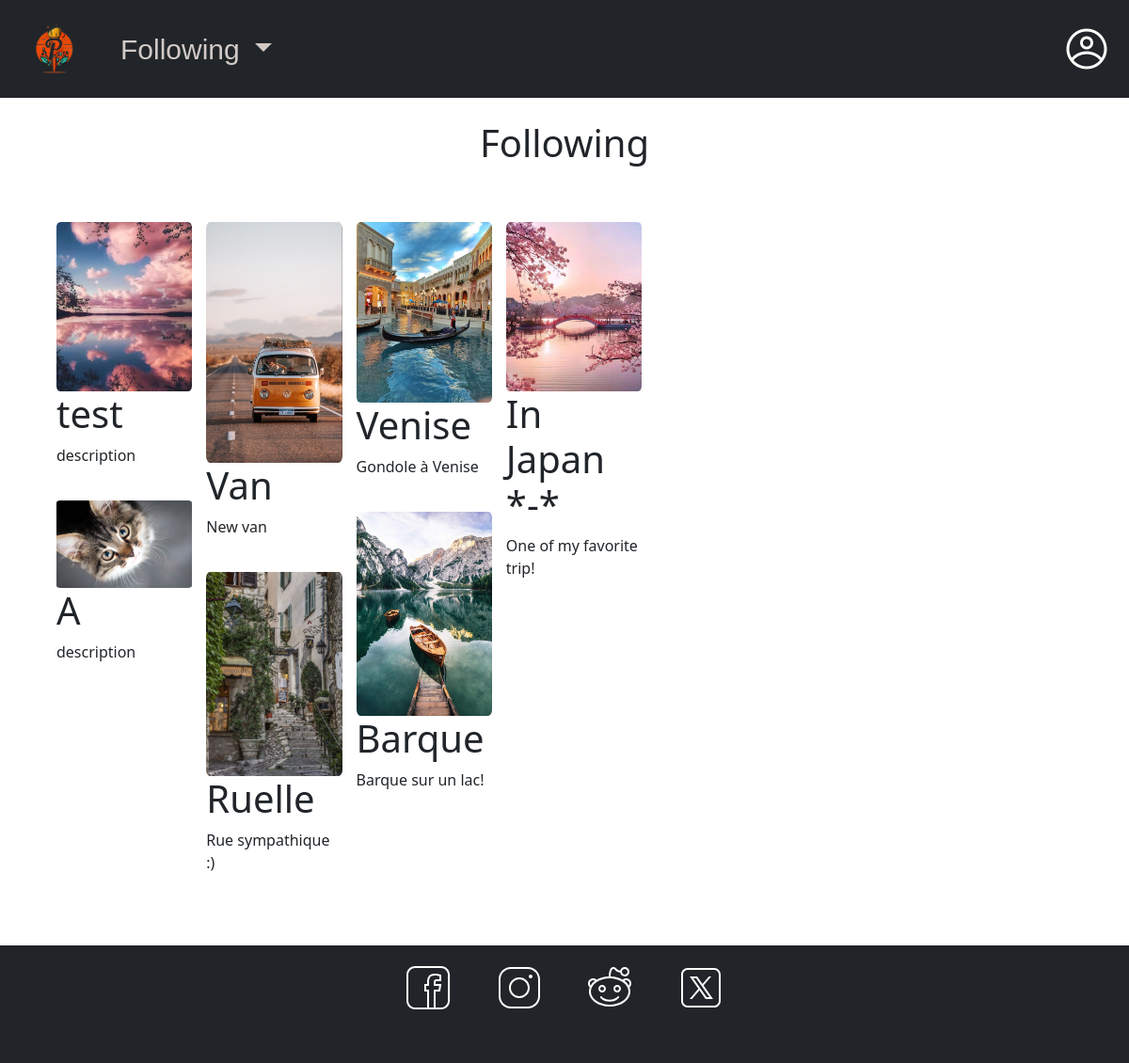
Screenshot of /following/ (signed in) with the database file from the repository.
### base_app/models.py (models this page shows)
class PostsDB(models.Model):
    id_post = models.AutoField(primary_key=True)
    id_username = models.ForeignKey(UsersDB, on_delete=models.CASCADE)
    title = models.CharField(max_length=255)
    description = models.CharField(max_length=255)
    pathImg = models.CharField(max_length=255)
    date = models.DateTimeField(default=timezone.now)
    like = models.IntegerField(default=0)

### base_app/views.py (the view)
# urls.py: path("following/", views.following, name="following")
def following(request):
    username_logged = None
    username_navbar = None
    islogged = request.session.has_key('islogged')
    if islogged:
        username_logged = request.session['username']
        username_navbar = request.session['username']
        user = UsersDB.objects.get(username=username_logged)
        following_ids = FollowsDB.objects.filter(id_follower=user).values_list('id_following', flat=True)
        posts_following = PostsDB.objects.filter(id_username__in=following_ids)
        return render(request, "following.html", {'posts_following': posts_following, "username_navbar": username_navbar, "islogged": islogged})
    return render(request, "following.html", {"islogged": islogged})

### base_app/templates/following.html (shortened to what this page needs)
{% extends "base.html" %}
{% block btnnavbar %} Following {% endblock %}
{% load static %}
{% block content %}
<link rel="stylesheet" href="{% static 'css/home.css' %}">
<h1 class="title"> Following </h1>
    {% if islogged %}
    {% if posts_following %}
        <div class="container_home">
            {% for post in posts_following %}
                <div class="item">
                    <form id="post_form_{{ post.id_post }}" method="POST" action="/post/" onclick="submitForm('post_form_{{ post.id_post }}')">
                            <img role="button" src="{% static 'media/'%}{{post.pathImg}}">
                                <h1> {{ post.title }} </h1>
                            <p> {{ post.description }}</p>
                    </form>
                </div>
            {% endfor %}
            {% else %}
            <div class="alert alert-dark" style="text-align: center;" role="alert">
                <h4 style="margin: 300px;"> You don't have any following </h4>
            </div>
        {% endif %}
    </div>
    {% else %}
        <div class="alert alert-dark" style="text-align: center;" role="alert">
            <h4 style="margin: 300px;"> You are not connected</h4>
        </div>
    {% endif %}
{% endblock %}

### static/css/base.css (style rules this page uses)
html { scroll-behavior: smooth; }

### static/css/home.css (style rules this page uses)
.container_home { margin-top: 20px; column-count: 7; column-gap: 15px; margin: 50px; }
.item { display: inline-block; margin: 10px; width: 100%; border-radius: 5%; }
.item img { display:block; width: 100%; border-radius: 3%; }
.title { margin: 2%; text-align: center; }

### rows the page displays
PostsDB: pathImg (picture), title "test", description "description"
PostsDB: pathImg (picture), title "A", description "description"
PostsDB: pathImg (picture), title "Van", description "New van"
PostsDB: pathImg (picture), title "Ruelle", description "Rue sympathique :)"
PostsDB: pathImg (picture), title "Venise", description "Gondole à Venise"
PostsDB: pathImg (picture), title "Barque", description "Barque sur un lac!"
PostsDB: pathImg (picture), title "In Japan *-*", description "One of my favorite trip!"
